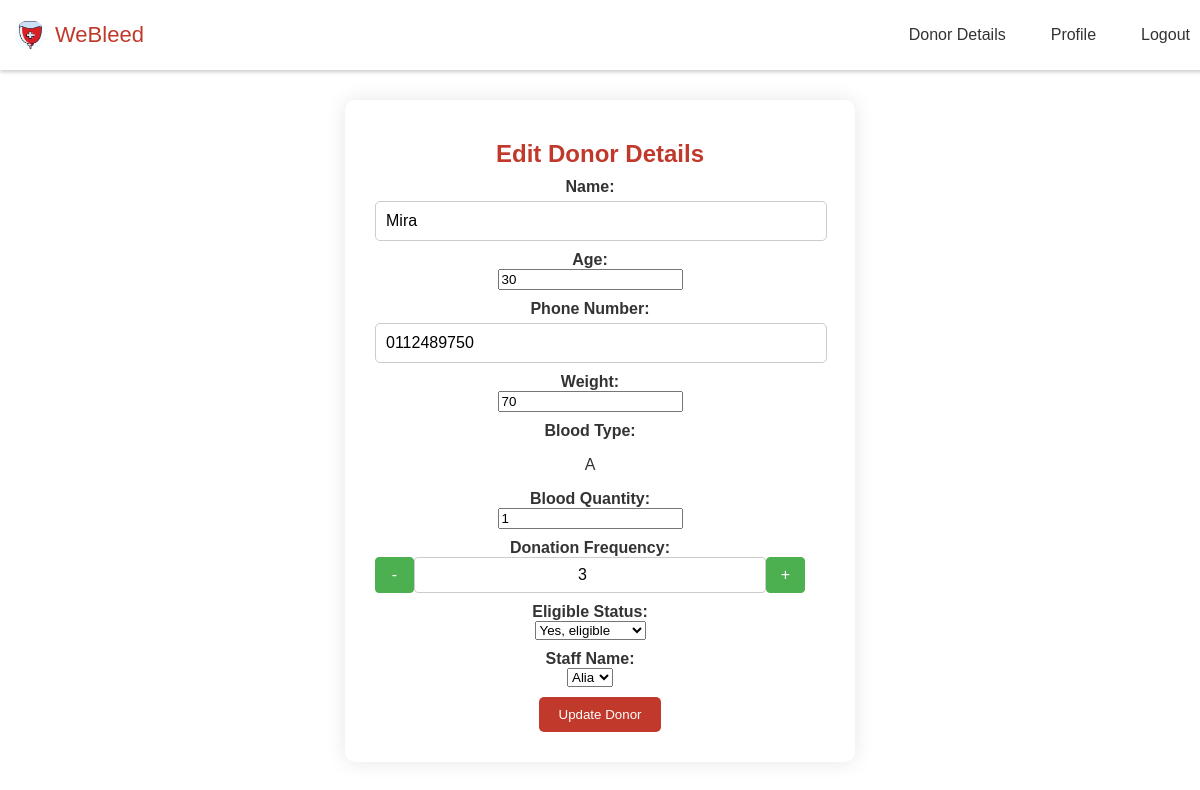
Screenshot of /edit_donor.php?donIC=3001 with the database file from the repository.
### tables this page shows
CREATE TABLE `donor` (
  `donIC` varchar(15) NOT NULL,
  `donPassword` varchar(20) NOT NULL,
  `donName` varchar(45) NOT NULL,
  `donGender` char(1) NOT NULL,
  `donAge` int(3) NOT NULL,
  `donPhoneNo` varchar(12) NOT NULL,
  `donBloodType` varchar(2) NOT NULL,
  `donBloodQty` int(3) NOT NULL,
  `donWeight` int(3) NOT NULL,
  `donFrequency` int(1) NOT NULL,
  `eligibleStatus` char(1) NOT NULL,
  `staffID` int(4) NOT NULL
);

CREATE TABLE `staff` (
  `staffID` int(4) NOT NULL,
  `staffPassword` varchar(20) NOT NULL,
  `staffName` varchar(25) NOT NULL,
  `staffPhoneNo` varchar(12) NOT NULL,
  `bcID` int(4) NOT NULL
);

### edit_donor.php (the view, shortened to what this page needs)
<?php
include('connection.php');
$donIC = mysqli_real_escape_string($condb, $_GET['donIC']);
$query = "SELECT * FROM donor WHERE donIC='$donIC'";
$result = mysqli_query($condb, $query);
$donor = mysqli_fetch_assoc($result);
$staff_query = "SELECT staffID, staffName FROM staff";
$staff_result = mysqli_query($condb, $staff_query);
?>
<!DOCTYPE html>
<html lang="en">
<head>
    <link rel="stylesheet" href="style.css">
</head>
<body>
<nav class="navbar">
    <div class="logo_item">
        <img src="logo.jpg" alt="Company Logo">
        <span>WeBleed</span>
    </div>
    <div class="navbar_content">
        <ul>
            <li><a href="donor_details.php">Donor Details</a></li>
            <li><a href="donor_profile.php">Profile</a></li>
            <li><a href="logout.php">Logout</a></li>
        </ul>
    </div>
</nav>
<div class="edit-section">
    <h2>Edit Donor Details</h2>
    <form action="edit_donor_process.php" method="POST">
        <div class="form-group">
            <label for="donName">Name:</label>
            <input type="text" id="donName" name="donName" value="<?php echo $donor['donName']; ?>">
        </div>
        <div class="form-group">
            <label for="donAge">Age:</label>
            <input type="number" id="donAge" name="donAge" min=0 value="<?php echo $donor['donAge']; ?>">
        </div>
        <div class="form-group">
            <label for="donPhoneNo">Phone Number:</label>
            <input type="text" id="donPhoneNo" name="donPhoneNo" value="<?php echo $donor['donPhoneNo']; ?>">
        </div>
        <div class="form-group">
            <label for="donWeight">Weight:</label>
            <input type="number" id="donWeight" name="donWeight" value="<?php echo $donor['donWeight']; ?>">
        </div>
        <div class="form-group">
            <label for="donBloodType">Blood Type:</label>
            <p><?php echo $donor['donBloodType']; ?></p>
        </div>
        <div class="form-group">
            <label for="donBloodQty">Blood Quantity:</label>
            <input type="number" id="donBloodQty" name="donBloodQty" value="<?php echo $donor['donBloodQty']; ?>">
        </div>
        <div class="form-group">
            <label for="donFrequency">Donation Frequency:</label>
            <div class = "blood-qty-input">
                <button type="button" onclick="decrementValue('donFrequency')">-</button>
                <input type="number" id="donFrequency" name="donFrequency" min=0 max=4 value="<?php echo $donor['donFrequency']; ?>" required>
                <button type="button" onclick="incrementValue('donFrequency')">+</button>
            </div>
        </div>
        <div class="form-group">
            <label for="eligibleStatus">Eligible Status:</label>
            <select id="eligibleStatus" name="eligibleStatus" required>
                <option value="Y" <?php if ($donor['eligibleStatus'] == 'Y') echo 'selected'; ?>>Yes, eligible</option>
            </select>
        </div>
        <div class="form-group">
            <label for="staffID">Staff Name:</label>
            <select id="staffID" name="staffID" required>
                <?php while ($staff = mysqli_fetch_assoc($staff_result)): ?>
                    <option value="<?php echo $staff['staffID']; ?>" <?php if ($staff['staffID'] == $donor['staffID']) echo 'selected'; ?>>
                        <?php echo $staff['staffName']; ?>
                    </option>
                <?php endwhile; ?>
            </select>
        </div>
        <button type="submit">Update Donor</button>
    </form>
</div>
</body>
</html>

### style.css (style rules this page uses)
body { font-family: Arial, sans-serif; margin: 0; padding: 0; background-color: white; color: #333; background-image: none; }
h2 { text-align: center; color: #c0392b; margin-top: 10px; margin-bottom: 10px; }
.form-group { margin-bottom: 10px; margin-right: 20px; }
label { display: block; font-weight: bold; }
input[type="text"], input[type="password"], input[type="email"], input[type="tel"], textarea { width: 100%; padding: 10px; border: 1px solid #ccc; border-radius: 5px; font-size: 16px; margin-top: 5px; }
button { padding: 10px 20px; background-color: #c0392b; color: #fff; border: none; border-radius: 5px; cursor: pointer; transition: background-color 0.3s ease; }
.navbar { position: fixed; top: 0; width: 100%; background-color: #fff; display: flex; justify-content: space-between; align-items: center; padding: 20px 5px; z-index: 1000; box-shadow: 0 2px 4px rgba(0, 0, 0, 0.2); }
.logo_item { display: flex; align-items: center; column-gap: 10px; font-size: 22px; font-weight: 500; color: #c0392b; margin-left: 5px; }
.navbar img { width: 30px; height: 30px; border-radius: 50%; margin-left: 5px; }
.navbar_content ul { margin: 0; padding: 0; list-style: none; display: flex; }
.navbar_content li { margin-left: 15px; }
.navbar_content a { text-decoration: none; color: #333; padding: 10px 15px; transition: color 0.3s ease; }
.form-group { margin-bottom: 10px; }
.edit-section { width: 80%; max-width: 450px; text-align: center; background-color: #fff; border-radius: 10px; box-shadow: 0 0 20px rgba(0, 0, 0, 0.1); padding: 30px; margin: 100px auto; }
.form-group .blood-qty-input { display: flex; align-items: center; }
.form-group .blood-qty-input input[type="number"] { width: calc(100% - 40px); padding: 8px; font-size: 16px; border: 1px solid #ccc; border-radius: 4px 0 0 4px; }
.form-group .blood-qty-input button { width: 40px; padding: 8px; font-size: 16px; background-color: #4CAF50; color: white; border: 1px solid #4CAF50; border-radius: 0 4px 4px 0; cursor: pointer; }
.form-group .blood-qty-input input[type="number"] { width: calc(100% - 80px); padding: 8px; font-size: 16px; border: 1px solid #ccc; border-radius: 4px; text-align: center; }
.form-group .blood-qty-input button { width: 40px; padding: 8px; font-size: 16px; background-color: #4CAF50; color: white; border: 1px solid #4CAF50; border-radius: 4px; cursor: pointer; }

### rows the page displays
donor: donName "Mira", donAge "30", donPhoneNo "0112489750", donWeight "70", donBloodType "A", donBloodQty "1", donFrequency "3", eligibleStatus "Yes, eligible", staffID "Alia"
